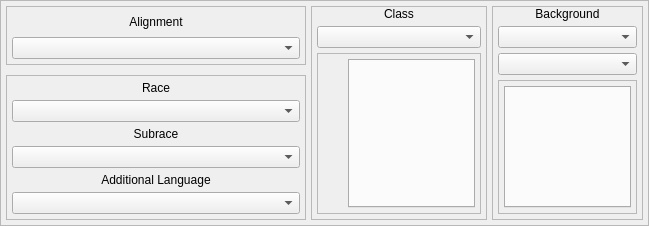
          <widget class="QFrame" name="characterBox">
           <property name="styleSheet">
            <string notr="true">font: 12pt &quot;Eberron&quot;;</string>
           </property>
           <property name="frameShape">
            <enum>QFrame::StyledPanel</enum>
           </property>
           <property name="frameShadow">
            <enum>QFrame::Raised</enum>
           </property>
           <layout class="QGridLayout" name="gridLayout_2">
            <property name="leftMargin">
             <number>5</number>
            </property>
            <property name="topMargin">
             <number>5</number>
            </property>
            <property name="rightMargin">
             <number>5</number>
            </property>
            <property name="bottomMargin">
             <number>5</number>
            </property>
            <property name="spacing">
             <number>5</number>
            </property>
            <item row="0" column="1">
             <widget class="QFrame" name="classBox">
              <property name="styleSheet">
               <string notr="true">font: 12pt &quot;Eberron&quot;;</string>
              </property>
              <property name="frameShape">
               <enum>QFrame::StyledPanel</enum>
              </property>
              <property name="frameShadow">
               <enum>QFrame::Raised</enum>
              </property>
              <property name="lineWidth">
               <number>1</number>
              </property>
              <layout class="QGridLayout" name="gridLayout_9">
               <property name="leftMargin">
                <number>5</number>
               </property>
               <property name="topMargin">
                <number>0</number>
               </property>
               <property name="rightMargin">
                <number>5</number>
               </property>
               <property name="bottomMargin">
                <number>5</number>
               </property>
               <property name="spacing">
                <number>5</number>
               </property>
               <item row="3" column="1">
                <widget class="QFrame" name="classOptions">
                 <property name="frameShape">
                  <enum>QFrame::StyledPanel</enum>
                 </property>
                 <property name="frameShadow">
                  <enum>QFrame::Raised</enum>
                 </property>
                 <layout class="QHBoxLayout" name="horizontalLayout_3">
                  <property name="spacing">
                   <number>5</number>
                  </property>
                  <property name="leftMargin">
                   <number>5</number>
                  </property>
                  <property name="topMargin">
                   <number>5</number>
                  </property>
                  <property name="rightMargin">
                   <number>5</number>
                  </property>
                  <property name="bottomMargin">
                   <number>5</number>
                  </property>
                  <item>
                   <widget class="QWidget" name="classSkillsChoose" native="true">
                    <property name="enabled">
                     <bool>false</bool>
                    </property>
                    <property name="sizePolicy">
                     <sizepolicy hsizetype="Preferred" vsizetype="Preferred">
                      <horstretch>1</horstretch>
                      <verstretch>0</verstretch>
                     </sizepolicy>
                    </property>
                    <property name="styleSheet">
                     <string notr="true">font: 12pt &quot;Eberron&quot;;</string>
                    </property>
                    <layout class="QGridLayout" name="classSkillsLayout">
                     <property name="leftMargin">
                      <number>10</number>
                     </property>
                     <property name="topMargin">
                      <number>10</number>
                     </property>
                     <property name="rightMargin">
                      <number>10</number>
                     </property>
                     <property name="bottomMargin">
                      <number>10</number>
                     </property>
                     <property name="horizontalSpacing">
                      <number>0</number>
                     </property>
                     <property name="verticalSpacing">
                      <number>5</number>
                     </property>
                    </layout>
                   </widget>
                  </item>
                  <item>
                   <widget class="QTabWidget" name="classEquipmentChoose">
                    <property name="enabled">
                     <bool>false</bool>
                    </property>
                    <property name="sizePolicy">
                     <sizepolicy hsizetype="Expanding" vsizetype="Expanding">
                      <horstretch>1</horstretch>
                      <verstretch>0</verstretch>
                     </sizepolicy>
                    </property>
                    <property name="styleSheet">
                     <string notr="true">font: 12pt &quot;Eberron&quot;;</string>
                    </property>
                   </widget>
                  </item>
                 </layout>
                </widget>
               </item>
               <item row="0" column="1">
                <widget class="QLabel" name="classLabel">
                 <property name="minimumSize">
                  <size>
                   <width>20</width>
                   <height>0</height>
                  </size>
                 </property>
                 <property name="maximumSize">
                  <size>
                   <width>16777215</width>
                   <height>20</height>
                  </size>
                 </property>
                 <property name="styleSheet">
                  <string notr="true">font: 12pt &quot;Eberron&quot;;</string>
                 </property>
                 <property name="text">
                  <string>Class</string>
                 </property>
                 <property name="alignment">
                  <set>Qt::AlignCenter</set>
                 </property>
                 <property name="textInteractionFlags">
                  <set>Qt::NoTextInteraction</set>
                 </property>
                </widget>
               </item>
               <item row="1" column="1">
                <widget class="QComboBox" name="classCombo">
                 <property name="editable">
                  <bool>false</bool>
                 </property>
                 <property name="currentText">
                  <string/>
                 </property>
                 <property name="currentIndex">
                  <number>-1</number>
                 </property>
                 <property name="insertPolicy">
                  <enum>QComboBox::InsertAtBottom</enum>
                 </property>
                 <property name="sizeAdjustPolicy">
                  <enum>QComboBox::AdjustToMinimumContentsLength</enum>
                 </property>
                </widget>
               </item>
              </layout>
             </widget>
            </item>
            <item row="0" column="2">
             <widget class="QFrame" name="backgroundBox">
              <property name="styleSheet">
               <string notr="true">font: 12pt &quot;Eberron&quot;;</string>
              </property>
              <property name="frameShape">
               <enum>QFrame::StyledPanel</enum>
              </property>
              <property name="frameShadow">
               <enum>QFrame::Raised</enum>
              </property>
              <layout class="QGridLayout" name="gridLayout_8">
               <property name="leftMargin">
                <number>5</number>
               </property>
               <property name="topMargin">
                <number>0</number>
               </property>
               <property name="rightMargin">
                <number>5</number>
               </property>
               <property name="bottomMargin">
                <number>5</number>
               </property>
               <property name="spacing">
                <number>5</number>
               </property>
               <item row="4" column="1">
                <widget class="QFrame" name="backgroundOptions">
                 <property name="maximumSize">
                  <size>
                   <width>300</width>
                   <height>150</height>
                  </size>
                 </property>
                 <property name="frameShape">
                  <enum>QFrame::StyledPanel</enum>
                 </property>
                 <property name="frameShadow">
                  <enum>QFrame::Raised</enum>
                 </property>
                 <layout class="QHBoxLayout" name="horizontalLayout_5">
                  <property name="spacing">
                   <number>5</number>
                  </property>
                  <property name="leftMargin">
                   <number>5</number>
                  </property>
                  <property name="topMargin">
                   <number>5</number>
                  </property>
                  <property name="rightMargin">
                   <number>5</number>
                  </property>
                  <property name="bottomMargin">
                   <number>5</number>
                  </property>
                  <item>
                   <widget class="QTabWidget" name="backgroundEquipmentChoose">
                    <property name="enabled">
                     <bool>false</bool>
                    </property>
                    <property name="sizePolicy">
                     <sizepolicy hsizetype="Expanding" vsizetype="Expanding">
                      <horstretch>1</horstretch>
                      <verstretch>0</verstretch>
                     </sizepolicy>
                    </property>
                    <property name="styleSheet">
                     <string notr="true">font: 12pt &quot;Eberron&quot;;</string>
                    </property>
                   </widget>
                  </item>
                 </layout>
                </widget>
               </item>
               <item row="0" column="1">
                <widget class="QLabel" name="backgroundLabel">
                 <property name="minimumSize">
                  <size>
                   <width>20</width>
                   <height>0</height>
                  </size>
                 </property>
                 <property name="maximumSize">
                  <size>
                   <width>16777215</width>
                   <height>20</height>
                  </size>
                 </property>
                 <property name="styleSheet">
                  <string notr="true">font: 12pt &quot;Eberron&quot;;</string>
                 </property>
                 <property name="text">
                  <string>Background</string>
                 </property>
                 <property name="alignment">
                  <set>Qt::AlignCenter</set>
                 </property>
                 <property name="textInteractionFlags">
                  <set>Qt::NoTextInteraction</set>
                 </property>
                </widget>
               </item>
               <item row="1" column="1">
                <widget class="QComboBox" name="backgroundCombo">
                 <property name="editable">
                  <bool>false</bool>
                 </property>
                 <property name="currentText">
                  <string/>
                 </property>
                 <property name="currentIndex">
                  <number>-1</number>
                 </property>
                 <property name="insertPolicy">
                  <enum>QComboBox::InsertAtBottom</enum>
                 </property>
                 <property name="sizeAdjustPolicy">
                  <enum>QComboBox::AdjustToMinimumContentsLength</enum>
                 </property>
                </widget>
               </item>
               <item row="2" column="1">
                <widget class="QComboBox" name="backgroundSpecChoose">
                 <property name="sizePolicy">
                  <sizepolicy hsizetype="Preferred" vsizetype="Fixed">
                   <horstretch>1</horstretch>
                   <verstretch>0</verstretch>
                  </sizepolicy>
                 </property>
                 <property name="maxVisibleItems">
                  <number>8</number>
                 </property>
                </widget>
               </item>
              </layout>
             </widget>
            </item>
            <item row="0" column="0">
             <widget class="QFrame" name="frame">
              <property name="minimumSize">
               <size>
                <width>300</width>
                <height>0</height>
               </size>
              </property>
              <property name="frameShape">
               <enum>QFrame::NoFrame</enum>
              </property>
              <property name="frameShadow">
               <enum>QFrame::Raised</enum>
              </property>
              <property name="lineWidth">
               <number>0</number>
              </property>
              <layout class="QVBoxLayout" name="verticalLayout">
               <property name="spacing">
                <number>10</number>
               </property>
               <property name="leftMargin">
                <number>0</number>
               </property>
               <property name="topMargin">
                <number>0</number>
               </property>
               <property name="rightMargin">
                <number>0</number>
               </property>
               <property name="bottomMargin">
                <number>0</number>
               </property>
               <item>
                <widget class="QFrame" name="alignmentBox">
                 <property name="sizePolicy">
                  <sizepolicy hsizetype="Preferred" vsizetype="Maximum">
                   <horstretch>0</horstretch>
                   <verstretch>0</verstretch>
                  </sizepolicy>
                 </property>
                 <property name="styleSheet">
                  <string notr="true">font: 12pt &quot;Eberron&quot;;</string>
                 </property>
                 <property name="frameShape">
                  <enum>QFrame::StyledPanel</enum>
                 </property>
                 <property name="frameShadow">
                  <enum>QFrame::Raised</enum>
                 </property>
                 <layout class="QGridLayout" name="gridLayout_7">
                  <property name="leftMargin">
                   <number>5</number>
                  </property>
                  <property name="topMargin">
                   <number>5</number>
                  </property>
                  <property name="rightMargin">
                   <number>5</number>
                  </property>
                  <property name="bottomMargin">
                   <number>5</number>
                  </property>
                  <property name="spacing">
                   <number>5</number>
                  </property>
                  <item row="2" column="0">
                   <widget class="QComboBox" name="alignmentCombo"/>
                  </item>
                  <item row="1" column="0">
                   <widget class="QLabel" name="alignmentLabel">
                    <property name="minimumSize">
                     <size>
                      <width>20</width>
                      <height>20</height>
                     </size>
                    </property>
                    <property name="maximumSize">
                     <size>
                      <width>16777215</width>
                      <height>20</height>
                     </size>
                    </property>
                    <property name="styleSheet">
                     <string notr="true">font: 12pt &quot;Eberron&quot;;</string>
                    </property>
                    <property name="text">
                     <string>Alignment</string>
                    </property>
                    <property name="alignment">
                     <set>Qt::AlignCenter</set>
                    </property>
                    <property name="textInteractionFlags">
                     <set>Qt::NoTextInteraction</set>
                    </property>
                   </widget>
                  </item>
                 </layout>
                </widget>
               </item>
               <item>
                <widget class="QFrame" name="raceBox">
                 <property name="styleSheet">
                  <string notr="true">font: 12pt &quot;Eberron&quot;;</string>
                 </property>
                 <property name="frameShape">
                  <enum>QFrame::StyledPanel</enum>
                 </property>
                 <property name="frameShadow">
                  <enum>QFrame::Raised</enum>
                 </property>
                 <layout class="QGridLayout" name="gridLayout_6">
                  <property name="leftMargin">
                   <number>5</number>
                  </property>
                  <property name="topMargin">
                   <number>5</number>
                  </property>
                  <property name="rightMargin">
                   <number>5</number>
                  </property>
                  <property name="bottomMargin">
                   <number>5</number>
                  </property>
                  <property name="spacing">
                   <number>5</number>
                  </property>
                  <item row="2" column="0">
                   <widget class="QLabel" name="raceSubLabel">
                    <property name="minimumSize">
                     <size>
                      <width>20</width>
                      <height>0</height>
                     </size>
                    </property>
                    <property name="maximumSize">
                     <size>
                      <width>16777215</width>
                      <height>20</height>
                     </size>
                    </property>
                    <property name="text">
                     <string>Subrace</string>
                    </property>
                    <property name="alignment">
                     <set>Qt::AlignCenter</set>
                    </property>
                   </widget>
                  </item>
                  <item row="0" column="0">
                   <widget class="QLabel" name="raceLabel">
                    <property name="minimumSize">
                     <size>
                      <width>20</width>
                      <height>0</height>
                     </size>
                    </property>
                    <property name="maximumSize">
                     <size>
                      <width>16777215</width>
                      <height>20</height>
                     </size>
                    </property>
                    <property name="styleSheet">
                     <string notr="true">font: 12pt &quot;Eberron&quot;;</string>
                    </property>
                    <property name="text">
                     <string>Race</string>
                    </property>
                    <property name="alignment">
                     <set>Qt::AlignCenter</set>
                    </property>
                    <property name="textInteractionFlags">
                     <set>Qt::NoTextInteraction</set>
                    </property>
                    <property name="buddy">
                     <cstring></cstring>
                    </property>
                   </widget>
                  </item>
                  <item row="1" column="0">
                   <widget class="QComboBox" name="raceCombo">
                    <property name="editable">
                     <bool>false</bool>
                    </property>
                    <property name="currentText">
                     <string/>
                    </property>
                    <property name="currentIndex">
                     <number>-1</number>
                    </property>
                    <property name="insertPolicy">
                     <enum>QComboBox::InsertAtBottom</enum>
                    </property>
                    <property name="sizeAdjustPolicy">
                     <enum>QComboBox::AdjustToMinimumContentsLength</enum>
                    </property>
                   </widget>
                  </item>
                  <item row="5" column="0">
                   <widget class="QComboBox" name="raceAddLanguageCombo"/>
                  </item>
                  <item row="3" column="0">
                   <widget class="QComboBox" name="raceSubCombo"/>
                  </item>
                  <item row="4" column="0">
                   <widget class="QLabel" name="raceAddLanguageLabel">
                    <property name="minimumSize">
                     <size>
                      <width>20</width>
                      <height>0</height>
                     </size>
                    </property>
                    <property name="maximumSize">
                     <size>
                      <width>16777215</width>
                      <height>20</height>
                     </size>
                    </property>
                    <property name="text">
                     <string>Additional Language</string>
                    </property>
                    <property name="alignment">
                     <set>Qt::AlignCenter</set>
                    </property>
                   </widget>
                  </item>
                 </layout>
                </widget>
               </item>
              </layout>
             </widget>
            </item>
           </layout>
          </widget>
